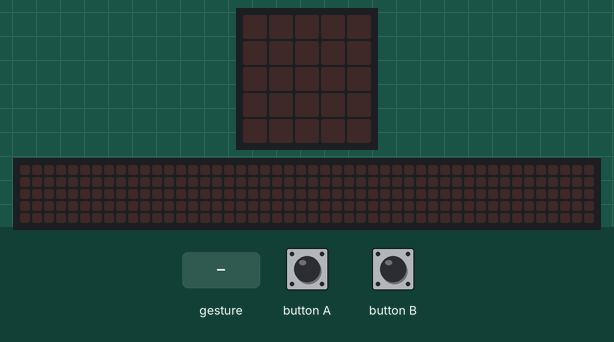
Bench run of a program on a simulated BBC micro:bit (MakeCode). On the bench: the board's 5×5 LED display, a strip that is not on the board, showing the scrolling text unrolled. The test bench sets the inputs (shaded band). A tilt is held for 1.5 s and a shake lasts 1 s, then the board lies face up again; the 48×5 strip is a reading aid, not a part: it shows the text the display is scrolling, unrolled, one strip-width of it at a time.

Above: at 1.2 s.
1.3 s: button B pressed for 0.15 s
At 6.62 s:
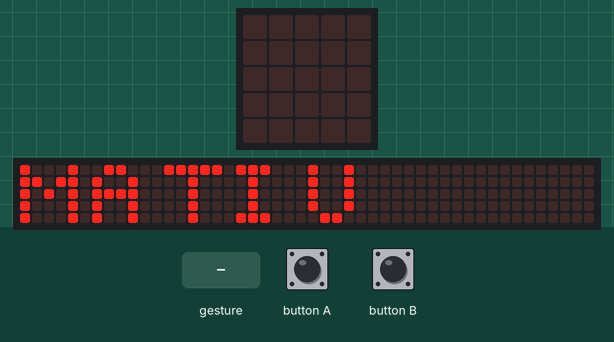
7.3 s: button A pressed for 0.15 s
10.4 s: gesture 'shake'
At 12.7 s:
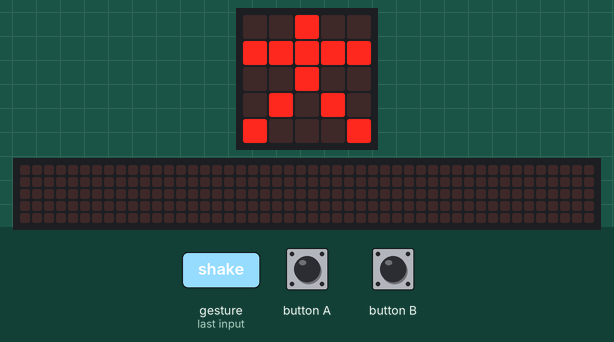
13.4 s: button B pressed for 0.15 s
At 24.77 s:
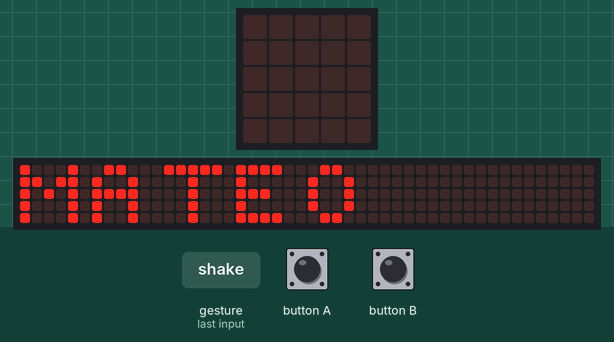

The program:

main.ts
```typescript
input.onButtonPressed(Button.A, function () {
    Cambio_formas += 1
    basic.showIcon(IconNames.StickFigure)
    basic.showIcon(IconNames.Ghost)
})
// Al agitar incrementar valor de la variable 1
input.onGesture(Gesture.Shake, function () {
    Contador_pasos += 1
    basic.showNumber(Contador_pasos)
})
input.onButtonPressed(Button.B, function () {
    Poner_nombre += 1
    basic.showString("MATIU")
    basic.showString("MATEO")
})
let Poner_nombre = 0
let Cambio_formas = 0
let Contador_pasos = 0
Contador_pasos = 0
basic.forever(function () {

})
```

test.ts
```typescript
// aquí va el archivo "tests"; esto no se compilará cuando este paquete se utilice como una extensión.
```

Measured:
- after the input at 1.3 s, the display: changes after 0.15 s (image 1)
- after the input at 13.4 s, the display: first differs from a run without the input after 0.80 s (image 3 shows a later state)
- what the display in image 1 shows lasts 0.5 s, from 6.4 s to 6.9 s
- what the display in image 2 shows lasts 0.6 s, from 12.3 s to 12.9 s
